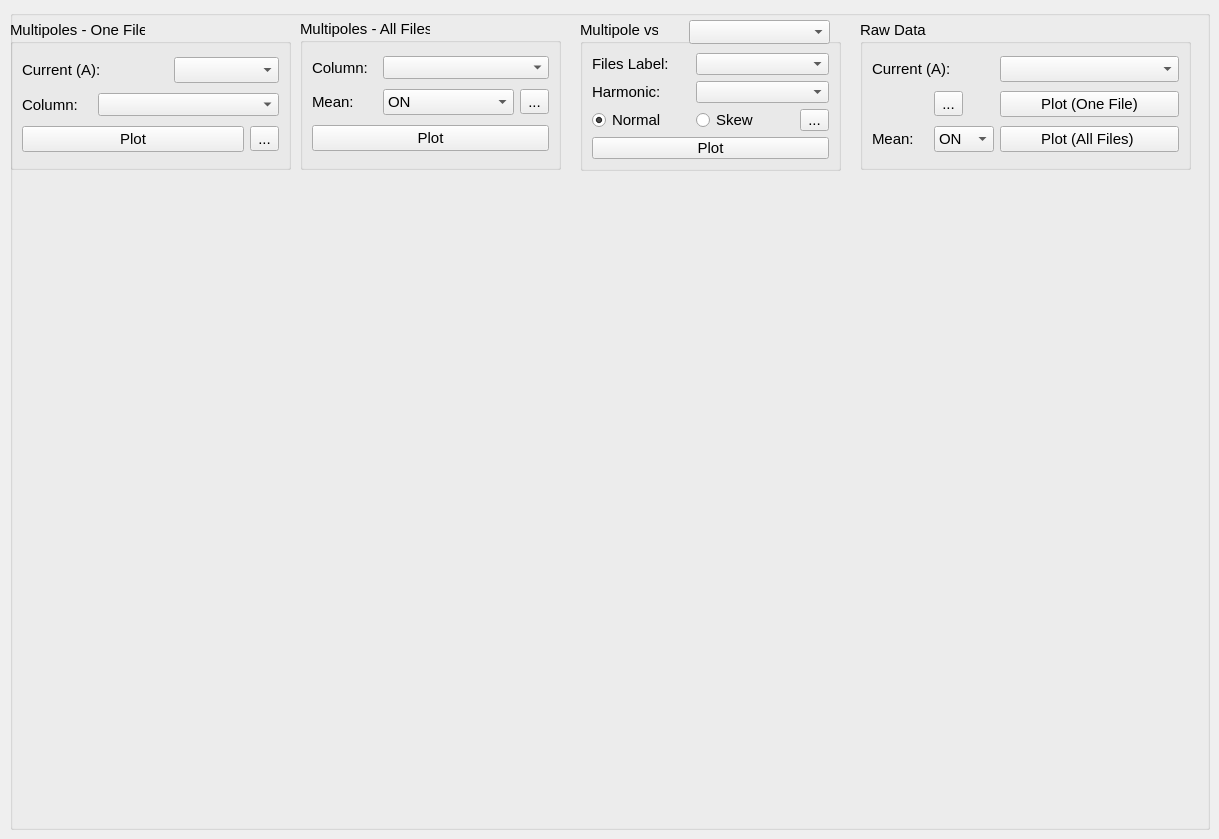
      <widget class="QWidget" name="multipoles">
       <attribute name="title">
        <string>Multipoles and Raw Data</string>
       </attribute>
       <widget class="QGroupBox" name="group_box_7">
        <property name="geometry">
         <rect>
          <x>10</x>
          <y>10</y>
          <width>1200</width>
          <height>820</height>
         </rect>
        </property>
        <property name="title">
         <string/>
        </property>
        <widget class="QGroupBox" name="group_box_9">
         <property name="geometry">
          <rect>
           <x>290</x>
           <y>9</y>
           <width>261</width>
           <height>151</height>
          </rect>
         </property>
         <property name="font">
          <font>
           <pointsize>11</pointsize>
           <weight>50</weight>
           <italic>false</italic>
           <bold>false</bold>
          </font>
         </property>
         <property name="title">
          <string>Multipoles - All Files</string>
         </property>
         <layout class="QGridLayout" name="gridLayout_2">
          <item row="0" column="0">
           <widget class="QLabel" name="column_label_2">
            <property name="font">
             <font>
              <weight>50</weight>
              <bold>false</bold>
             </font>
            </property>
            <property name="text">
             <string>Column:</string>
            </property>
           </widget>
          </item>
          <item row="0" column="1" colspan="3">
           <widget class="QComboBox" name="cb_multipoles_2">
            <property name="font">
             <font>
              <pointsize>10</pointsize>
             </font>
            </property>
            <property name="currentIndex">
             <number>-1</number>
            </property>
           </widget>
          </item>
          <item row="1" column="0">
           <widget class="QLabel" name="avg_label_1">
            <property name="font">
             <font>
              <weight>50</weight>
              <bold>false</bold>
             </font>
            </property>
            <property name="text">
             <string>Mean:</string>
            </property>
           </widget>
          </item>
          <item row="1" column="3">
           <widget class="QToolButton" name="bt_table_2">
            <property name="text">
             <string>...</string>
            </property>
            <property name="icon">
             <iconset resource="resources.qrc">
              <normaloff>:/images/images/table.png</normaloff>:/images/images/table.png</iconset>
            </property>
            <property name="iconSize">
             <size>
              <width>40</width>
              <height>20</height>
             </size>
            </property>
           </widget>
          </item>
          <item row="1" column="1" colspan="2">
           <widget class="QComboBox" name="cb_avg_1">
            <property name="font">
             <font>
              <weight>50</weight>
              <bold>false</bold>
             </font>
            </property>
            <property name="currentIndex">
             <number>0</number>
            </property>
            <item>
             <property name="text">
              <string>ON</string>
             </property>
            </item>
            <item>
             <property name="text">
              <string>OFF</string>
             </property>
            </item>
           </widget>
          </item>
          <item row="2" column="0" colspan="4">
           <widget class="QPushButton" name="bt_plot_multipoles_all">
            <property name="font">
             <font>
              <weight>50</weight>
              <bold>false</bold>
             </font>
            </property>
            <property name="text">
             <string>Plot</string>
            </property>
           </widget>
          </item>
         </layout>
        </widget>
        <widget class="QGroupBox" name="group_box_8">
         <property name="geometry">
          <rect>
           <x>0</x>
           <y>10</y>
           <width>281</width>
           <height>150</height>
          </rect>
         </property>
         <property name="font">
          <font>
           <pointsize>11</pointsize>
           <weight>50</weight>
           <italic>false</italic>
           <bold>false</bold>
          </font>
         </property>
         <property name="title">
          <string>Multipoles - One File</string>
         </property>
         <property name="checkable">
          <bool>false</bool>
         </property>
         <layout class="QGridLayout" name="gridLayout">
          <item row="0" column="0" colspan="2">
           <widget class="QLabel" name="file_label_1">
            <property name="font">
             <font>
              <pointsize>11</pointsize>
              <weight>50</weight>
              <bold>false</bold>
             </font>
            </property>
            <property name="text">
             <string>Current (A):</string>
            </property>
           </widget>
          </item>
          <item row="1" column="1" colspan="3">
           <widget class="QComboBox" name="cb_multipoles_1">
            <property name="font">
             <font>
              <pointsize>10</pointsize>
             </font>
            </property>
            <property name="currentIndex">
             <number>-1</number>
            </property>
           </widget>
          </item>
          <item row="1" column="0">
           <widget class="QLabel" name="column_label_1">
            <property name="font">
             <font>
              <weight>50</weight>
              <bold>false</bold>
             </font>
            </property>
            <property name="text">
             <string>Column:</string>
            </property>
           </widget>
          </item>
          <item row="0" column="2" colspan="2">
           <widget class="QComboBox" name="cb_files_1">
            <property name="currentIndex">
             <number>-1</number>
            </property>
           </widget>
          </item>
          <item row="2" column="3">
           <widget class="QToolButton" name="bt_table_1">
            <property name="text">
             <string>...</string>
            </property>
            <property name="icon">
             <iconset resource="resources.qrc">
              <normaloff>:/images/images/table.png</normaloff>:/images/images/table.png</iconset>
            </property>
            <property name="iconSize">
             <size>
              <width>40</width>
              <height>20</height>
             </size>
            </property>
           </widget>
          </item>
          <item row="2" column="0" colspan="3">
           <widget class="QPushButton" name="bt_plot_multipoles">
            <property name="font">
             <font>
              <weight>50</weight>
              <bold>false</bold>
             </font>
            </property>
            <property name="text">
             <string>Plot</string>
            </property>
           </widget>
          </item>
         </layout>
        </widget>
        <widget class="QGroupBox" name="group_box_11">
         <property name="geometry">
          <rect>
           <x>850</x>
           <y>10</y>
           <width>331</width>
           <height>150</height>
          </rect>
         </property>
         <property name="font">
          <font>
           <pointsize>11</pointsize>
           <weight>50</weight>
           <italic>false</italic>
           <bold>false</bold>
          </font>
         </property>
         <property name="title">
          <string>Raw Data</string>
         </property>
         <layout class="QGridLayout" name="gridLayout_9">
          <item row="0" column="2" colspan="3">
           <widget class="QComboBox" name="cb_files_2">
            <property name="currentIndex">
             <number>-1</number>
            </property>
           </widget>
          </item>
          <item row="0" column="0" colspan="2">
           <widget class="QLabel" name="file_label_2">
            <property name="font">
             <font>
              <pointsize>11</pointsize>
              <weight>50</weight>
              <bold>false</bold>
             </font>
            </property>
            <property name="text">
             <string>Current (A):</string>
            </property>
           </widget>
          </item>
          <item row="2" column="2" colspan="3">
           <widget class="QPushButton" name="bt_plot_raw_data">
            <property name="font">
             <font>
              <weight>50</weight>
              <bold>false</bold>
             </font>
            </property>
            <property name="text">
             <string>Plot (One File)</string>
            </property>
           </widget>
          </item>
          <item row="3" column="0">
           <widget class="QLabel" name="avg_label_2">
            <property name="font">
             <font>
              <weight>50</weight>
              <bold>false</bold>
             </font>
            </property>
            <property name="text">
             <string>Mean:</string>
            </property>
           </widget>
          </item>
          <item row="3" column="1">
           <widget class="QComboBox" name="cb_avg_2">
            <property name="font">
             <font>
              <weight>50</weight>
              <bold>false</bold>
             </font>
            </property>
            <property name="currentIndex">
             <number>0</number>
            </property>
            <item>
             <property name="text">
              <string>ON</string>
             </property>
            </item>
            <item>
             <property name="text">
              <string>OFF</string>
             </property>
            </item>
           </widget>
          </item>
          <item row="3" column="2" colspan="3">
           <widget class="QPushButton" name="bt_plot_raw_data_all">
            <property name="font">
             <font>
              <pointsize>11</pointsize>
              <weight>50</weight>
              <bold>false</bold>
             </font>
            </property>
            <property name="text">
             <string>Plot (All Files) </string>
            </property>
           </widget>
          </item>
          <item row="2" column="1">
           <widget class="QToolButton" name="bt_table_4">
            <property name="text">
             <string>...</string>
            </property>
            <property name="icon">
             <iconset resource="resources.qrc">
              <normaloff>:/images/images/table.png</normaloff>:/images/images/table.png</iconset>
            </property>
            <property name="iconSize">
             <size>
              <width>40</width>
              <height>20</height>
             </size>
            </property>
           </widget>
          </item>
         </layout>
        </widget>
        <widget class="QGroupBox" name="group_box_10">
         <property name="geometry">
          <rect>
           <x>570</x>
           <y>10</y>
           <width>261</width>
           <height>151</height>
          </rect>
         </property>
         <property name="font">
          <font>
           <pointsize>11</pointsize>
           <weight>50</weight>
           <italic>false</italic>
           <bold>false</bold>
          </font>
         </property>
         <property name="title">
          <string>Multipole vs</string>
         </property>
         <layout class="QGridLayout" name="gridLayout_10">
          <item row="2" column="1" colspan="2">
           <widget class="QComboBox" name="cb_harmonic">
            <property name="currentIndex">
             <number>-1</number>
            </property>
           </widget>
          </item>
          <item row="5" column="0">
           <widget class="QRadioButton" name="rb_norm">
            <property name="font">
             <font>
              <weight>50</weight>
              <bold>false</bold>
             </font>
            </property>
            <property name="text">
             <string>Normal</string>
            </property>
            <property name="checked">
             <bool>true</bool>
            </property>
           </widget>
          </item>
          <item row="5" column="1">
           <widget class="QRadioButton" name="rb_skew">
            <property name="font">
             <font>
              <weight>50</weight>
              <bold>false</bold>
             </font>
            </property>
            <property name="text">
             <string>Skew</string>
            </property>
           </widget>
          </item>
          <item row="5" column="2">
           <widget class="QToolButton" name="bt_table_3">
            <property name="text">
             <string>...</string>
            </property>
            <property name="icon">
             <iconset resource="resources.qrc">
              <normaloff>:/images/images/table.png</normaloff>:/images/images/table.png</iconset>
            </property>
            <property name="iconSize">
             <size>
              <width>40</width>
              <height>20</height>
             </size>
            </property>
           </widget>
          </item>
          <item row="7" column="0" colspan="3">
           <widget class="QPushButton" name="bt_plot_hysteresis">
            <property name="font">
             <font>
              <weight>50</weight>
              <bold>false</bold>
             </font>
            </property>
            <property name="text">
             <string>Plot</string>
            </property>
           </widget>
          </item>
          <item row="2" column="0">
           <widget class="QLabel" name="harmonic_label">
            <property name="font">
             <font>
              <pointsize>11</pointsize>
              <weight>50</weight>
              <italic>false</italic>
              <bold>false</bold>
             </font>
            </property>
            <property name="text">
             <string>Harmonic:</string>
            </property>
           </widget>
          </item>
          <item row="0" column="1" colspan="2">
           <widget class="QComboBox" name="cb_hyst_axis_label">
            <property name="currentIndex">
             <number>-1</number>
            </property>
           </widget>
          </item>
          <item row="0" column="0">
           <widget class="QLabel" name="hyst_axis_label_label">
            <property name="font">
             <font>
              <pointsize>11</pointsize>
              <weight>50</weight>
              <italic>false</italic>
              <bold>false</bold>
             </font>
            </property>
            <property name="text">
             <string>Files Label:</string>
            </property>
           </widget>
          </item>
         </layout>
        </widget>
        <widget class="matplotlibWidget" name="wt_multipoles" native="true">
         <property name="geometry">
          <rect>
           <x>10</x>
           <y>170</y>
           <width>1180</width>
           <height>640</height>
          </rect>
         </property>
        </widget>
        <widget class="QComboBox" name="cb_hyst_axis">
         <property name="geometry">
          <rect>
           <x>679</x>
           <y>10</y>
           <width>141</width>
           <height>24</height>
          </rect>
         </property>
         <property name="font">
          <font>
           <pointsize>11</pointsize>
          </font>
         </property>
        </widget>
       </widget>
      </widget>
